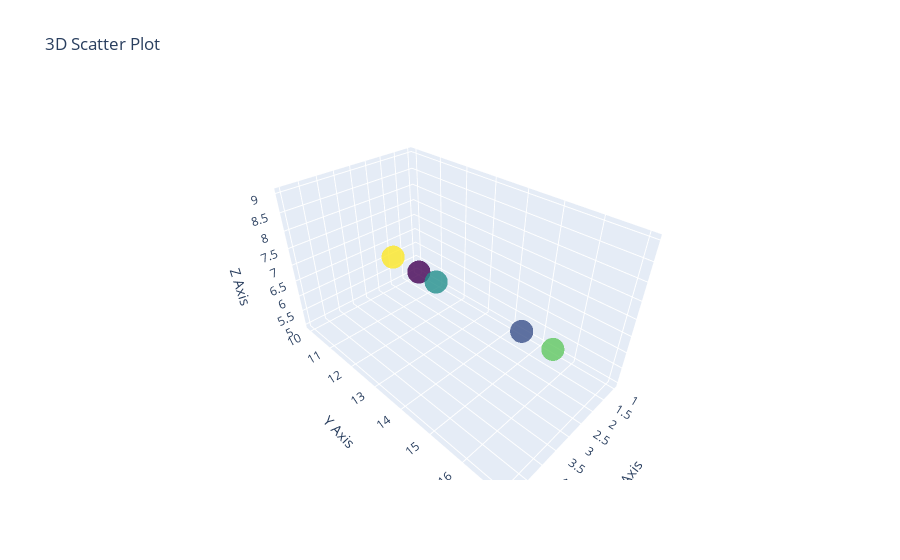

Source (notebook cell):
### Markdown cell above
### Q13. Create a 3D scatter plot using Plotly.

### Code cell
import plotly.graph_objects as go


x = [1, 2, 3, 4, 5]
y = [10, 15, 13, 17, 14]
z = [5, 6, 7, 8, 9]


fig = go.Figure(data=[go.Scatter3d(
    x=x,
    y=y,
    z=z,
    mode='markers',
    marker=dict(
        size=8,
        color=z,            
        colorscale='Viridis',
        opacity=0.8
    )
)])


fig.update_layout(
    title='3D Scatter Plot',
    scene=dict(
        xaxis_title='X Axis',
        yaxis_title='Y Axis',
        zaxis_title='Z Axis'
    )
)

fig.show()

### Figure 1 — Plotly figure (JSON) as saved in the notebook; plotly's stock layout.template omitted (floating-point values rounded to 4 significant figures)
{"data": [{"marker": {"color": [5, 6, 7, 8, 9], "colorscale": [[0, "#440154"], [0.1111, "#482878"], [0.2222, "#3e4989"], [0.3333, "#31688e"], [0.4444, "#26828e"], [0.5556, "#1f9e89"], [0.6667, "#35b779"], [0.7778, "#6ece58"], [0.8889, "#b5de2b"], [1, "#fde725"]], "opacity": 0.8, "size": 8}, "mode": "markers", "type": "scatter3d", "x": [1, 2, 3, 4, 5], "y": [10, 15, 13, 17, 14], "z": [5, 6, 7, 8, 9]}], "layout": {"scene": {"xaxis": {"title": {"text": "X Axis"}}, "yaxis": {"title": {"text": "Y Axis"}}, "zaxis": {"title": {"text": "Z Axis"}}}, "title": {"text": "3D Scatter Plot"}}}
